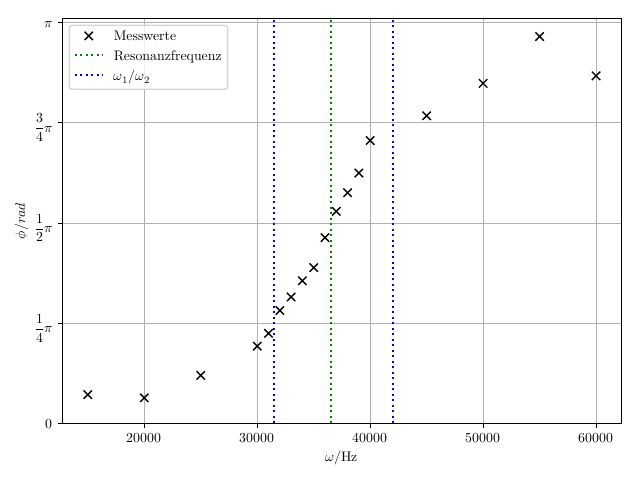

Write Python code to recreate this figure.
import matplotlib as mpl
mpl.use('pgf')
import numpy as np
from scipy.optimize import curve_fit
import matplotlib.pyplot as plt
mpl.rcParams.update({
'font.family': 'serif',
'text.usetex': True,
'pgf.rcfonts': False,
'pgf.texsystem': 'lualatex',
'pgf.preamble': r'\usepackage{unicode-math}\usepackage{siunitx}',
})

y, x= np.genfromtxt('Data3.txt', unpack=True)



plt.plot(x, y, r'kx', label=r'Messwerte')
plt.axvline(36500, color='green', linestyle=':', label='Resonanzfrequenz')
plt.axvline(31500, color='blue', linestyle=':', label='$\omega_1 / \omega_2$')
plt.axvline(42000, color='blue', linestyle=':')
plt.yticks([0, np.pi / 4, np.pi /2, 3 * np.pi / 4, np.pi],
[r"$0$", r"$\frac{1}{4}\pi$", r"$\frac{1}{2}\pi$", r"$\frac{3}{4}\pi$", r"$\pi$"])
plt.xlabel('$\omega / \si{\Hz}$')
plt.ylabel('$\phi / rad$')
plt.tight_layout()
plt.grid()
plt.legend()
plt.savefig('plot5.pdf')
